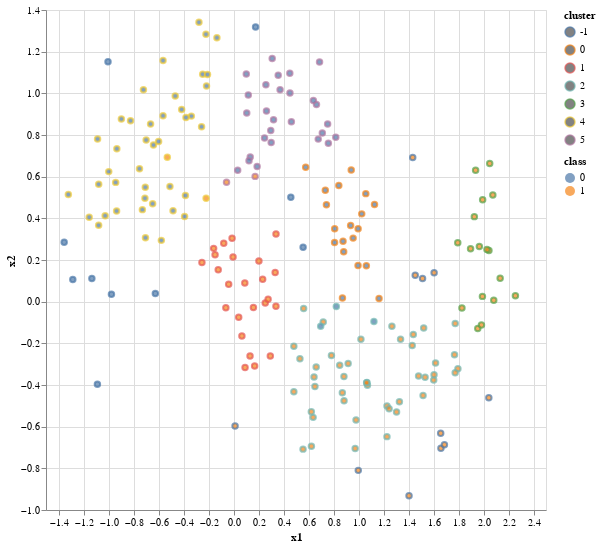

Write notebook code for a chart like this one.
### Code cell
# VISUALISATION
(alt.Chart(data_df).
 properties(height=500, width=500).
 mark_point().
 encode(x='x1',
        y='x2',
        color='cluster:N',
        fill='class:N')
 ) #.show()

### Figure 1 — Vega-Lite specification as saved in the notebook (floating-point values rounded to 4 significant figures; data arrays with more than 128 entries replaced by an {"elided": "..."} marker saying what was removed)
{"$schema": "https://vega.github.io/schema/vega-lite/v4.8.1.json", "config": {"view": {"continuousHeight": 300, "continuousWidth": 400}}, "data": {"name": "data-e81e8d58f404df64b7e49b4d84711f52"}, "datasets": {"data-e81e8d58f404df64b7e49b4d84711f52": {"elided": "200 records"}}, "encoding": {"color": {"field": "cluster", "type": "nominal"}, "fill": {"field": "class", "type": "nominal"}, "x": {"field": "x1", "type": "quantitative"}, "y": {"field": "x2", "type": "quantitative"}}, "height": 500, "mark": "point", "width": 500}
